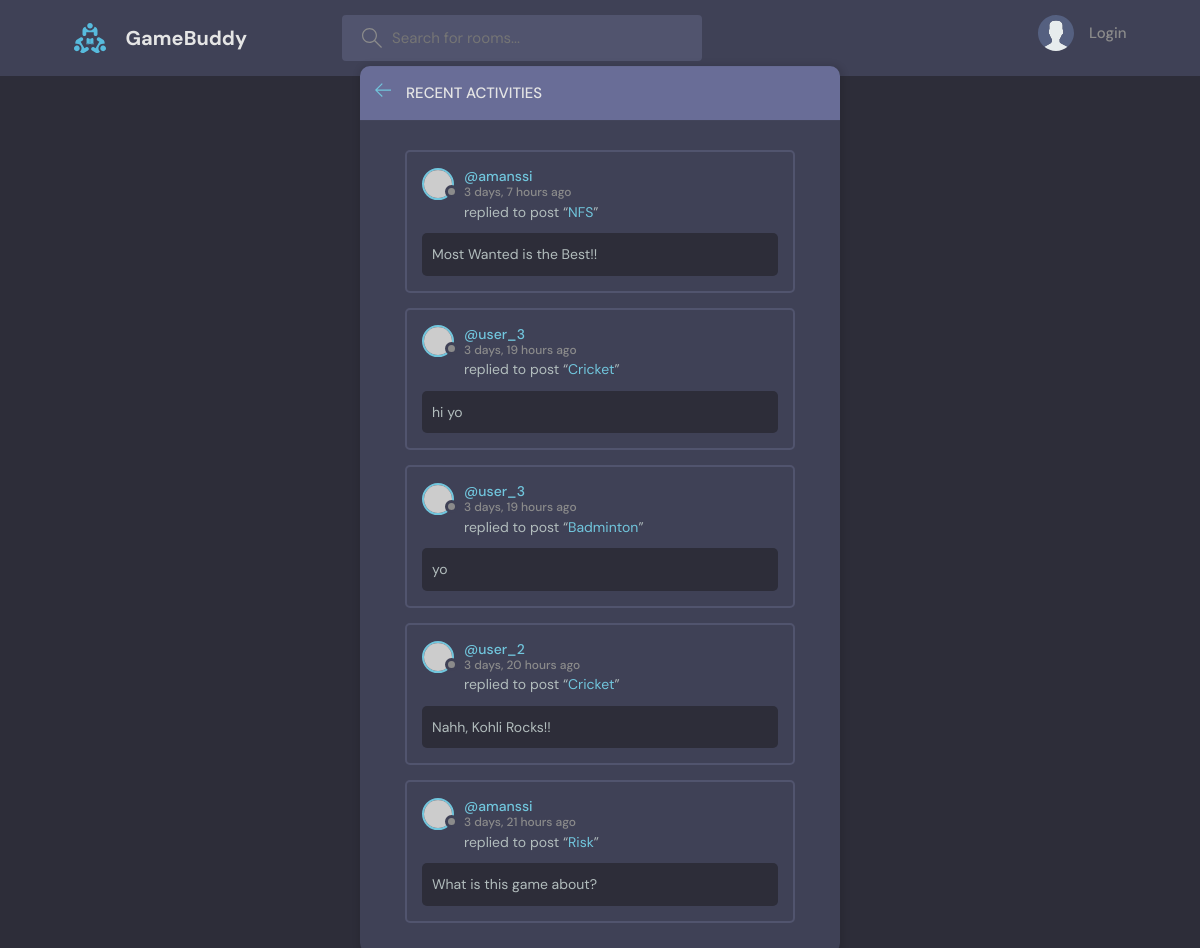
/activity/, run on an earlier commit of the app's database.
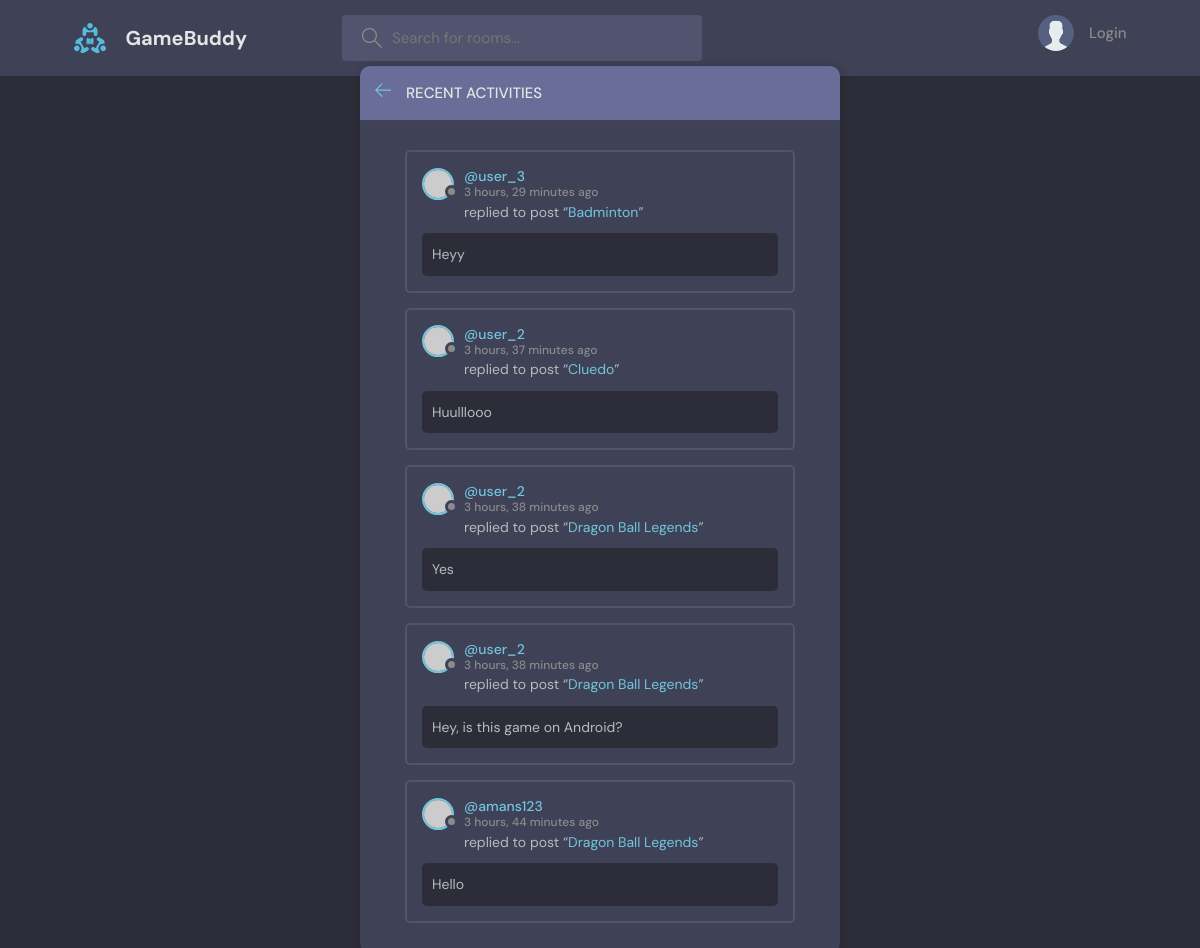
And on a later commit of the database.
### base/models.py (models this page shows)
class Message(models.Model):
    user = models.ForeignKey(User, on_delete=models.CASCADE, default='amanssi')
    room = models.ForeignKey(Room, on_delete=models.CASCADE, )
    body = models.TextField()
    updated = models.DateTimeField(auto_now=True)
    created = models.DateTimeField(auto_now_add=True)
    def __str__(self):
        return self.body[:50]

class Room(models.Model):
    host = models.ForeignKey(User, on_delete=models.CASCADE, null=True)
    topic = models.ForeignKey(Topic, on_delete=models.CASCADE, null=True)
    name = models.CharField(max_length=200)
    description = models.TextField(null=True, blank=True)
    participants = models.ManyToManyField(User, related_name='participants', blank=True)
    updated = models.DateTimeField(auto_now=True)
    created = models.DateTimeField(auto_now_add=True)
    class Meta:
        ordering = ['-updated', '-created']
    def __str__(self):
        return self.name

### base/views.py (the view)
# urls.py: path('activity/', views.activityPage, name="activity_name"),
def activityPage(request):
    query = request.GET.get('query')
    allMessages=Message.objects.all().order_by('-created')[:5]
    if query:
        allMessages=Message.objects.filter(
            Q(room__topic__name__icontains=query) |
            Q(room__name__icontains=query) |
            Q(user__username__icontains=query) |
            Q(body__icontains=query)).order_by('-created')[:5]
    context={'allMessages':allMessages}
    return render(request, 'base/activity.html', context)

### base/templates/base/activity.html (shortened to what this page needs)
{% extends 'main.html' %}
{% block content %}
<main class="layout">
  <div class="container">
    <div class="layout__box">
      <div class="layout__boxHeader">
        <div class="layout__boxTitle">
          <a href="{% url 'home_name' %}">
            <svg version="1.1" xmlns="http://www.w3.org/2000/svg" width="32" height="32" viewBox="0 0 32 32">
              <title>arrow-left</title>
              <path
                d="M13.723 2.286l-13.723 13.714 13.719 13.714 1.616-1.611-10.96-10.96h27.625v-2.286h-27.625l10.965-10.965-1.616-1.607z"
              ></path>
            </svg>
          </a>
          <h3>Recent Activities</h3>
        </div>
      </div>
      <div class="activities-page layout__body">
        {% for message in allMessages %}
        <div class="activities__box">
            <div class="activities__boxHeader roomListRoom__header">
              <a href="{% url 'userProfile_name' message.user.username %}" class="roomListRoom__author">
                <div class="avatar avatar--small">
                  <img src="https://randomuser.me/api/portraits/women/11.jpg" />
                </div>
                <p>
                  @{{message.user}}
                  <span>{{message.created|timesince}} ago</span>
                </p>
              </a>
            </div>
            <div class="activities__boxContent">
              <p>replied to post “<a href="{% url 'room_name' message.room.id %}">{{message.room}}</a>”</p>
              <div class="activities__boxRoomContent">
                {{message}}
              </div>
            </div>
          </div>
        {% endfor %}
      </div>
    </div>
  </div>
</main>
{% endblock content %}

What changed in the data, as far as the page shows it:
no longer on this page (row unchanged): Message: user "amanssi", created "3 days, 7 hours", room "NFS", body "Most Wanted is the Best!!"
no longer on this page (row unchanged): Message: user "user_3", created "3 days, 19 hours", room "Cricket", body "hi yo"
no longer on this page (row unchanged): Message: user "user_3", created "3 days, 19 hours", room "Badminton", body "yo"
no longer on this page (row unchanged): Message: user "user_2", created "3 days, 20 hours", room "Cricket", body "Nahh, Kohli Rocks!!"
no longer on this page (row unchanged): Message: user "amanssi", created "3 days, 21 hours", room "Risk", body "What is this game about?"
added Message: user "user_3", created "3 hours, 29 minutes", room "Badminton", body "Heyy"
added Message: user "user_2", created "3 hours, 37 minutes", room "Cluedo", body "Huulllooo"
added Message: user "user_2", created "3 hours, 38 minutes", room "Dragon Ball Legends", body "Yes"
added Message: user "user_2", created "3 hours, 38 minutes", room "Dragon Ball Legends", body "Hey, is this game on Android?"
added Message: user "amans123", created "3 hours, 44 minutes", room "Dragon Ball Legends", body "Hello"
